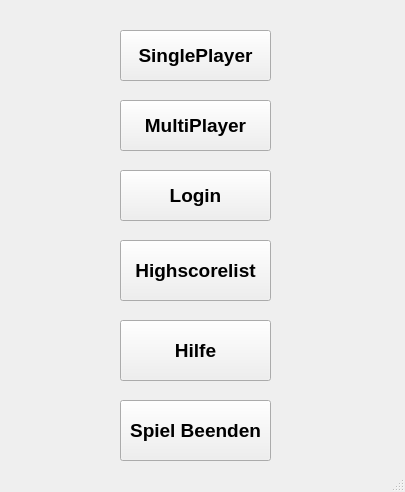
<?xml version="1.0" encoding="UTF-8"?>
<ui version="4.0">
 <class>FrmMain</class>
 <widget class="QMainWindow" name="FrmMain">
  <property name="geometry">
   <rect>
    <x>0</x>
    <y>0</y>
    <width>405</width>
    <height>492</height>
   </rect>
  </property>
  <property name="windowTitle">
   <string>Gladiator</string>
  </property>
  <property name="styleSheet">
   <string notr="true">background-image: url(:/images/images/Grau.png);</string>
  </property>
  <widget class="QWidget" name="centralWidget">
   <widget class="QPushButton" name="btn_close">
    <property name="geometry">
     <rect>
      <x>120</x>
      <y>400</y>
      <width>151</width>
      <height>61</height>
     </rect>
    </property>
    <property name="font">
     <font>
      <pointsize>14</pointsize>
      <weight>75</weight>
      <bold>true</bold>
     </font>
    </property>
    <property name="text">
     <string>Spiel Beenden</string>
    </property>
   </widget>
   <widget class="QPushButton" name="btn_Help">
    <property name="geometry">
     <rect>
      <x>120</x>
      <y>320</y>
      <width>151</width>
      <height>61</height>
     </rect>
    </property>
    <property name="font">
     <font>
      <pointsize>14</pointsize>
      <weight>75</weight>
      <bold>true</bold>
     </font>
    </property>
    <property name="text">
     <string>Hilfe</string>
    </property>
   </widget>
   <widget class="QPushButton" name="btn_Singleplayer">
    <property name="geometry">
     <rect>
      <x>120</x>
      <y>30</y>
      <width>151</width>
      <height>51</height>
     </rect>
    </property>
    <property name="font">
     <font>
      <pointsize>14</pointsize>
      <weight>75</weight>
      <bold>true</bold>
     </font>
    </property>
    <property name="text">
     <string>SinglePlayer</string>
    </property>
   </widget>
   <widget class="QPushButton" name="btn_Multiplayer">
    <property name="geometry">
     <rect>
      <x>120</x>
      <y>100</y>
      <width>151</width>
      <height>51</height>
     </rect>
    </property>
    <property name="font">
     <font>
      <pointsize>14</pointsize>
      <weight>75</weight>
      <bold>true</bold>
     </font>
    </property>
    <property name="text">
     <string>MultiPlayer</string>
    </property>
   </widget>
   <widget class="QPushButton" name="btn_Login">
    <property name="geometry">
     <rect>
      <x>120</x>
      <y>170</y>
      <width>151</width>
      <height>51</height>
     </rect>
    </property>
    <property name="font">
     <font>
      <pointsize>14</pointsize>
      <weight>75</weight>
      <bold>true</bold>
     </font>
    </property>
    <property name="text">
     <string>Login</string>
    </property>
   </widget>
   <widget class="QPushButton" name="btn_Highscore">
    <property name="geometry">
     <rect>
      <x>120</x>
      <y>240</y>
      <width>151</width>
      <height>61</height>
     </rect>
    </property>
    <property name="font">
     <font>
      <pointsize>14</pointsize>
      <weight>75</weight>
      <bold>true</bold>
     </font>
    </property>
    <property name="text">
     <string>Highscorelist</string>
    </property>
   </widget>
  </widget>
  <widget class="QStatusBar" name="statusBar"/>
 </widget>
 <layoutdefault spacing="6" margin="11"/>
 <resources/>
 <connections/>
</ui>
